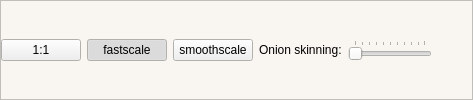
        <widget class="QFrame" name="frame">
         <property name="palette">
          <palette>
           <active>
            <colorrole role="Base">
             <brush brushstyle="SolidPattern">
              <color alpha="255">
               <red>255</red>
               <green>255</green>
               <blue>255</blue>
              </color>
             </brush>
            </colorrole>
            <colorrole role="Window">
             <brush brushstyle="SolidPattern">
              <color alpha="255">
               <red>249</red>
               <green>246</green>
               <blue>242</blue>
              </color>
             </brush>
            </colorrole>
           </active>
           <inactive>
            <colorrole role="Base">
             <brush brushstyle="SolidPattern">
              <color alpha="255">
               <red>255</red>
               <green>255</green>
               <blue>255</blue>
              </color>
             </brush>
            </colorrole>
            <colorrole role="Window">
             <brush brushstyle="SolidPattern">
              <color alpha="255">
               <red>249</red>
               <green>246</green>
               <blue>242</blue>
              </color>
             </brush>
            </colorrole>
           </inactive>
           <disabled>
            <colorrole role="Base">
             <brush brushstyle="SolidPattern">
              <color alpha="255">
               <red>249</red>
               <green>246</green>
               <blue>242</blue>
              </color>
             </brush>
            </colorrole>
            <colorrole role="Window">
             <brush brushstyle="SolidPattern">
              <color alpha="255">
               <red>249</red>
               <green>246</green>
               <blue>242</blue>
              </color>
             </brush>
            </colorrole>
           </disabled>
          </palette>
         </property>
         <property name="autoFillBackground">
          <bool>true</bool>
         </property>
         <property name="frameShape">
          <enum>QFrame::StyledPanel</enum>
         </property>
         <property name="frameShadow">
          <enum>QFrame::Raised</enum>
         </property>
         <layout class="QHBoxLayout" name="horizontalLayout_7">
          <property name="margin">
           <number>0</number>
          </property>
          <item>
           <widget class="QPushButton" name="zoom11">
            <property name="text">
             <string>1:1</string>
            </property>
            <property name="checkable">
             <bool>true</bool>
            </property>
            <property name="autoExclusive">
             <bool>true</bool>
            </property>
           </widget>
          </item>
          <item>
           <widget class="QPushButton" name="zoomFast">
            <property name="text">
             <string>fastscale</string>
            </property>
            <property name="checkable">
             <bool>true</bool>
            </property>
            <property name="checked">
             <bool>true</bool>
            </property>
            <property name="autoExclusive">
             <bool>true</bool>
            </property>
           </widget>
          </item>
          <item>
           <widget class="QPushButton" name="zoomSmooth">
            <property name="text">
             <string>smoothscale</string>
            </property>
            <property name="checkable">
             <bool>true</bool>
            </property>
            <property name="autoExclusive">
             <bool>true</bool>
            </property>
           </widget>
          </item>
          <item>
           <widget class="QLabel" name="label_4">
            <property name="text">
             <string>Onion skinning:</string>
            </property>
           </widget>
          </item>
          <item>
           <widget class="QSlider" name="onionSkinning">
            <property name="maximumSize">
             <size>
              <width>100</width>
              <height>16777215</height>
             </size>
            </property>
            <property name="orientation">
             <enum>Qt::Horizontal</enum>
            </property>
            <property name="tickPosition">
             <enum>QSlider::TicksAbove</enum>
            </property>
           </widget>
          </item>
          <item>
           <spacer name="horizontalSpacer_2">
            <property name="orientation">
             <enum>Qt::Horizontal</enum>
            </property>
            <property name="sizeHint" stdset="0">
             <size>
              <width>40</width>
              <height>20</height>
             </size>
            </property>
           </spacer>
          </item>
         </layout>
        </widget>
